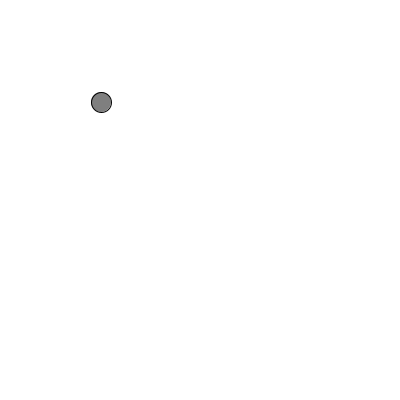
Frame 1 (no input)
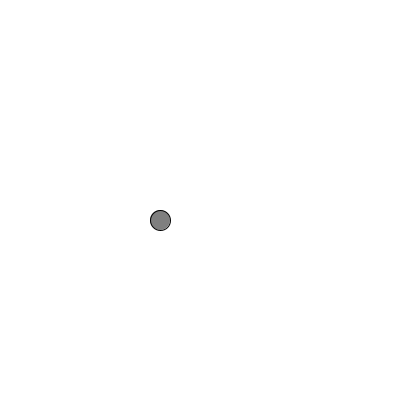
Frame 60 (the mouse pressed at the canvas centre just before this capture)
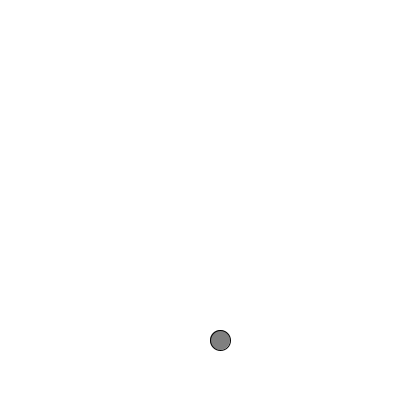
Frame 120 (the mouse held since frame 60 and released just before this capture)

The Processing sketch that drew these frames (run headless with seeded random() and noise(); from frame 60 on, the mouse is pressed at the canvas centre):

// Processing sketch: BouncingDisk
// ── BouncingDisk.pde
PVector pos;
PVector vel;
float r = 20;

void setup() {
 size(400,400);
 background(255);
 pos = new PVector(100.,100.);
 vel = new PVector(1.,2.);
}

void draw() {
 background(255);
 pos.add(vel);
 
 //bouncing
 if ((pos.x + r/2 > width) || (pos.x - r/2 < 0)) {       // || is the "or" symbol
  vel.x = -vel.x; 
 }
 
 if ((pos.y + r/2 > height) || (pos.y - r/2 < 0)) {
  vel.y = -vel.y; 
 }
 
 fill(127);
 ellipse(pos.x,pos.y,r,r);
}

//Vector class
class PVector {
  float x;
  float y;
  
  //Vector constructor
  PVector(float x_, float y_) {
    x = x_;
    y = y_;
  }
  
  void add(PVector v){
   x = x + v.x;
   y = y + v.y;
  }
}
